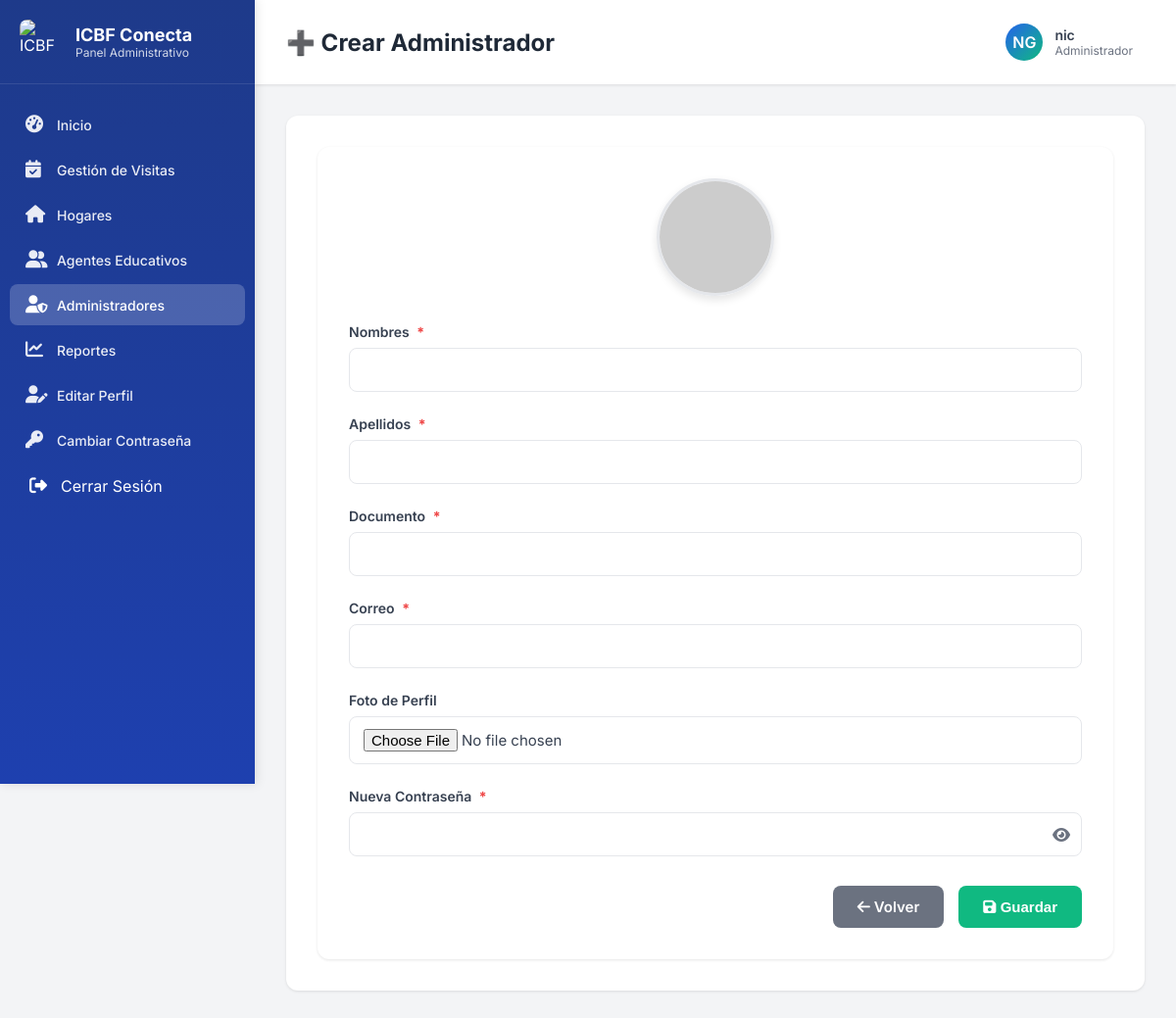
The page /administradores/crear/ (signed in) on the database its author committed.
### core/models.py (models this page shows, shortened)
class Usuario(AbstractUser):
    TIPO_DOCUMENTO_CHOICES = [
        ('CC', 'Cédula de ciudadanía'),
        ('TI', 'Tarjeta de identidad'),
        ('CE', 'Cédula de extranjería'),
        ('PA', 'Pasaporte'),
    ]
    SEXO_CHOICES = [
        ('M', 'Masculino'),
        ('F', 'Femenino'),
        ('O', 'Otro'),
    ]
    username = None
    tipo_documento = models.CharField(max_length=5, choices=TIPO_DOCUMENTO_CHOICES, default='CC')
    documento = models.BigIntegerField(unique=True)
    nombres = models.CharField(max_length=50)
    apellidos = models.CharField(max_length=50)
    correo = models.EmailField(max_length=100, unique=True)
    sexo = models.CharField(max_length=1, choices=SEXO_CHOICES, default='F')
    departamento_residencia = models.ForeignKey(Departamento, on_delete=models.SET_NULL, null=True, blank=True, related_name='residentes')
    ciudad_residencia = models.ForeignKey(Municipio, on_delete=models.SET_NULL, null=True, blank=True, related_name='residentes')
    localidad_bogota = models.ForeignKey(LocalidadBogota, on_delete=models.SET_NULL, null=True, blank=True, related_name='residentes',
                                         help_text='Solo aplica si vive en Bogotá D.C.')
    direccion = models.CharField(max_length=100, null=True, blank=True)
    barrio = models.CharField(max_length=100, null=True, blank=True)
    telefono = models.CharField(max_length=20, null=True, blank=True)
    nivel_educativo = models.CharField(max_length=50, null=True, blank=True)
    rol = models.ForeignKey(Rol, on_delete=models.PROTECT, null=True)
    foto_admin = models.ImageField(upload_to=admin_upload_path, null=True, blank=True)
    fecha_creacion = models.DateTimeField(auto_now_add=True)
    fecha_actualizacion = models.DateTimeField(auto_now=True)
    EMAIL_FIELD = 'correo'
    USERNAME_FIELD = 'documento'
    REQUIRED_FIELDS = ['nombres', 'apellidos', 'correo', 'tipo_documento']
    objects = CustomUserManager()
    class Meta:
        db_table = 'usuarios'

### core/views.py (the view)
# urls.py: path('administradores/crear/', views.crear_administrador, name='crear_administrador'),
@login_required
@rol_requerido('administrador')
def crear_administrador(request):
    rol_admin, _ = Rol.objects.get_or_create(nombre_rol='administrador')
    if request.method == 'POST':
        form = AdminForm(request.POST, request.FILES)
        if form.is_valid():
            documento = form.cleaned_data['documento']
            correo = form.cleaned_data['correo']
            contraseña = form.cleaned_data['contraseña']
            if not contraseña:
                messages.error(request, 'El campo contraseña es obligatorio para crear un nuevo administrador.')
                return render(request, 'admin/administradores_form.html', {'form': form})
            if Usuario.objects.filter(Q(documento=documento) | Q(correo=correo)).exists():
                messages.error(request, 'Ya existe un usuario con ese documento o correo electrónico.')
                return render(request, 'admin/administradores_form.html', {'form': form})
            usuario = form.save(commit=False)
            usuario.rol = rol_admin
            usuario.set_password(contraseña)
            usuario.save()
            messages.success(request, '¡Administrador creado exitosamente!')
            return redirect('listar_administradores')
        else:
            messages.error(request, 'Por favor, corrige los errores en el formulario.')
    else:
        form = AdminForm()
    return render(request, 'admin/administradores_form.html', {'form': form})

### core/forms.py
class AdminForm(forms.ModelForm):
    contraseña = forms.CharField(widget=forms.PasswordInput, required=False, label="Nueva Contraseña")
    foto_admin = forms.ImageField(label="Foto de Perfil", required=False, widget=forms.FileInput(attrs={'accept': 'image/*'}))
    class Meta:
        model = Usuario
        fields = ['nombres', 'apellidos', 'documento', 'correo', 'foto_admin', 'contraseña']

### core/views.py (called while the page is built)
def rol_requerido(nombre_rol):
    def decorator(view_func):
        @wraps(view_func)
        def _wrapped_view(request, *args, **kwargs):
            if not request.user.is_authenticated or not hasattr(request.user, 'rol') or request.user.rol.nombre_rol != nombre_rol:
                messages.error(request, 'Acceso denegado. No tienes los permisos necesarios.')
                return redirect('home')  # Redirigir a una página de inicio o de error
            return view_func(request, *args, **kwargs)
        return _wrapped_view
    return decorator

### templates/admin/administradores_form.html (shortened to what this page needs)
{% load static %}
<!DOCTYPE html>
<html lang="es">
<head>
  <link rel="stylesheet" href="https://cdnjs.cloudflare.com/ajax/libs/font-awesome/6.5.0/css/all.min.css"/>
</head>
<body>
<body>
  <aside class="sidebar">
    <div class="sidebar-header">
      <a href="{% url 'home' %}" class="sidebar-logo">
        <img src="{% static 'img/logoSinFondo.png' %}" alt="ICBF">
        <div class="sidebar-logo-text">
          <h2>ICBF Conecta</h2>
          <p>Panel Administrativo</p>
        </div>
      </a>
    </div>
    <nav class="sidebar-nav">
      <div class="nav-item">
        <a href="{% url 'dashboard_admin' %}" class="nav-link">
          <i class="fas fa-tachometer-alt"></i>
          <span>Inicio</span>
        </a>
      </div>
      <div class="nav-item">
        <a href="{% url 'hogares_dashboard' %}" class="nav-link">
          <i class="fas fa-calendar-check"></i>
          <span>Gestión de Visitas</span>
        </a>
      </div>
      <div class="nav-item">
        <a href="{% url 'listar_hogares' %}" class="nav-link">
          <i class="fas fa-home"></i>
          <span>Hogares</span>
        </a>
      </div>
      <div class="nav-item">
        <a href="{% url 'listar_madres' %}" class="nav-link">
          <i class="fas fa-user-group"></i>
          <span>Agentes Educativos</span>
        </a>
      </div>
      <div class="nav-item">
        <a href="{% url 'listar_administradores' %}" class="nav-link active">
          <i class="fas fa-user-shield"></i>
          <span>Administradores</span>
        </a>
      </div>
      <div class="nav-item">
        <a href="{% url 'admin_reportes' %}" class="nav-link">
          <i class="fas fa-chart-line"></i>
          <span>Reportes</span>
        </a>
      </div>
      <div class="nav-item">
        <a href="{% url 'editar_perfil' %}" class="nav-link">
          <i class="fas fa-user-pen"></i>
          <span>Editar Perfil</span>
        </a>
      </div>
      <div class="nav-item">
        <a href="{% url 'cambiar_contrasena' %}" class="nav-link">
          <i class="fas fa-key"></i>
          <span>Cambiar Contraseña</span>
        </a>
      </div>
      <div class="nav-item">
        <form method="post" action="{% url 'logout' %}" style="margin: 0;">
          <button type="submit" class="nav-link" style="background: none; border: none; width: 100%; text-align: left; cursor: pointer; font: inherit; color: white; padding: 12px 20px; display: flex; align-items: center; gap: 12px; transition: all 0.2s;">
            <i class="fas fa-sign-out-alt"></i>
            <span>Cerrar Sesión</span>
          </button>
        </form>
      </div>
    </nav>
  </aside>
  <main class="main-content">
    <div class="topbar">
      <div class="topbar-left">
        <h1>{% if admin %}✏️ Editar{% else %}➕ Crear{% endif %} Administrador</h1>
      </div>
      <div class="topbar-right">
        <div class="user-menu">
          <div class="user-avatar">
            {{ request.user.nombres.0|upper }}{{ request.user.apellidos.0|upper }}
          </div>
          <div>
            <div style="font-weight: 600; font-size: 14px;">{{ request.user.nombres }}</div>
            <div style="font-size: 12px; color: var(--text-light);">Administrador</div>
          </div>
        </div>
      </div>
    </div>
    <div class="content-wrapper">
      <div class="content-container">
      <div class="content-container">
        {% if admin and admin.foto_admin %}
          <div style="text-align:center; margin-bottom:24px;">
            <img id="preview-foto-admin" src="{{ admin.foto_admin.url }}" alt="Foto actual" style="width:120px; height:120px; border-radius:50%; object-fit:cover; border:3px solid var(--primary); box-shadow: 0 4px 8px rgba(0,0,0,0.1);">
          </div>
        {% else %}
          <div style="text-align:center; margin-bottom:24px;">
            <img id="preview-foto-admin" src="https://ui-avatars.com/api/?name=Admin&background=e0e7ff&color=1e40af&size=120" alt="Sin foto" style="width:120px; height:120px; border-radius:50%; object-fit:cover; border:3px solid var(--border); box-shadow: 0 4px 8px rgba(0,0,0,0.1);">
          </div>
        {% endif %}
        <form method="post" enctype="multipart/form-data">
          {% for field in form %}
            <div class="form-group">
              <label for="{{ field.id_for_label }}">
                {{ field.label }}
                {% if field.field.required and field.name != 'contraseña' %}<span class="required-star">*</span>{% endif %}
                {% if not admin and field.name == 'contraseña' %}<span class="required-star">*</span>{% endif %}
              </label>
              <div style="position:relative;">
                {% if field.name == 'contraseña' %}
                  {{ field }}
                  <span style="position:absolute; right:12px; top:50%; transform:translateY(-50%); cursor:pointer;" onclick="togglePassword()">
                    <i id="icono-ojo" class="fa-solid fa-eye" style="color:var(--text-light);"></i>
                  </span>
                {% else %}
                  {{ field }}
                {% endif %}
              </div>
            </div>
          {% endfor %}
          <div class="form-actions">
            <a href="{% url 'listar_administradores' %}" class="btn-volver">
              <i class="fas fa-arrow-left"></i> Volver
            </a>
            <button type="submit" class="btn-guardar">
              <i class="fas fa-save"></i> Guardar
            </button>
          </div>
        </form>
      </div>
    </div>
  </main>
</body>
</html>

### templates/admin/administradores_form.html (style rules this page uses)
* { margin: 0; padding: 0; box-sizing: border-box; }
:root { --primary: #2563eb; --primary-dark: #1e40af; --secondary: #10b981; --danger: #ef4444; --warning: #f59e0b; --info: #06b6d4; --dark: #1f2937; --light: #f9fafb; --border: #e5e7eb; --text: #374151; --text-light: #6b7280; }
body { font-family: 'Inter', sans-serif; background: #f3f4f6; color: var(--text); overflow-x: hidden; }
.sidebar { position: fixed; left: 0; top: 0; height: 100vh; width: 260px; background: linear-gradient(180deg, #1e3a8a 0%, #1e40af 100%); padding: 20px 0; overflow-y: auto; z-index: 1000; box-shadow: 2px 0 10px rgba(0,0,0,0.1); }
.sidebar-header { padding: 0 20px 20px; border-bottom: 1px solid rgba(255,255,255,0.1); margin-bottom: 20px; }
.sidebar-logo { display: flex; align-items: center; gap: 12px; color: white; text-decoration: none; }
.sidebar-logo img { width: 45px; height: 45px; border-radius: 8px; }
.sidebar-logo-text h2 { font-size: 18px; font-weight: 700; }
.sidebar-logo-text p { font-size: 12px; opacity: 0.8; }
.sidebar-nav { padding: 0 10px; }
.nav-item { margin-bottom: 4px; }
.nav-link { display: flex; align-items: center; gap: 12px; padding: 12px 16px; color: rgba(255,255,255,0.9); text-decoration: none; border-radius: 8px; transition: all 0.3s ease; font-weight: 500; font-size: 14px; }
.nav-link.active { background: rgba(255,255,255,0.2); color: white; }
.nav-link i { width: 20px; font-size: 18px; }
.main-content { margin-left: 260px; min-height: 100vh; }
.topbar { background: white; padding: 16px 32px; display: flex; justify-content: space-between; align-items: center; box-shadow: 0 1px 3px rgba(0,0,0,0.1); position: sticky; top: 0; z-index: 100; }
.topbar-left h1 { font-size: 24px; font-weight: 700; color: var(--dark); }
.topbar-right { display: flex; align-items: center; gap: 20px; }
.user-menu { display: flex; align-items: center; gap: 12px; cursor: pointer; padding: 8px 12px; border-radius: 8px; transition: background 0.3s; }
.user-avatar { width: 38px; height: 38px; border-radius: 50%; background: linear-gradient(135deg, var(--primary), var(--secondary)); display: flex; align-items: center; justify-content: center; color: white; font-weight: 600; }
.content-wrapper { padding: 32px; }
.content-container { background: white; border-radius: 12px; padding: 32px; box-shadow: 0 1px 3px rgba(0,0,0,0.1); }
.required-star { color: var(--danger); margin-left: 4px; font-weight: bold; }
.form-group { margin-bottom: 24px; }
form label { font-weight: 600; color: var(--text); margin-bottom: 8px; font-size: 14px; display: block; }
form input { width: 100%; padding: 12px 14px; border: 1px solid var(--border); border-radius: 8px; font-family: 'Inter', sans-serif; font-size: 15px; transition: border-color 0.3s, box-shadow 0.3s; }
.form-actions { margin-top: 30px; display: flex; gap: 15px; justify-content: flex-end; }
.btn-guardar, .btn-volver { text-decoration: none; color: white; padding: 12px 25px; border-radius: 8px; font-weight: 600; border: none; cursor: pointer; font-size: 15px; transition: all 0.3s; }
.btn-guardar { background: var(--secondary); }
.btn-volver { background: #6b7280; text-align: center; }

### rows shown on the page
Usuario: user.nombres.0 "N", user.apellidos.0 "G", user.nombres "nic"

### other values the page prints
{{ field.label }} "Nombres" "Apellidos" "Documento" "Correo" "Foto de Perfil" "Nueva Contraseña"
